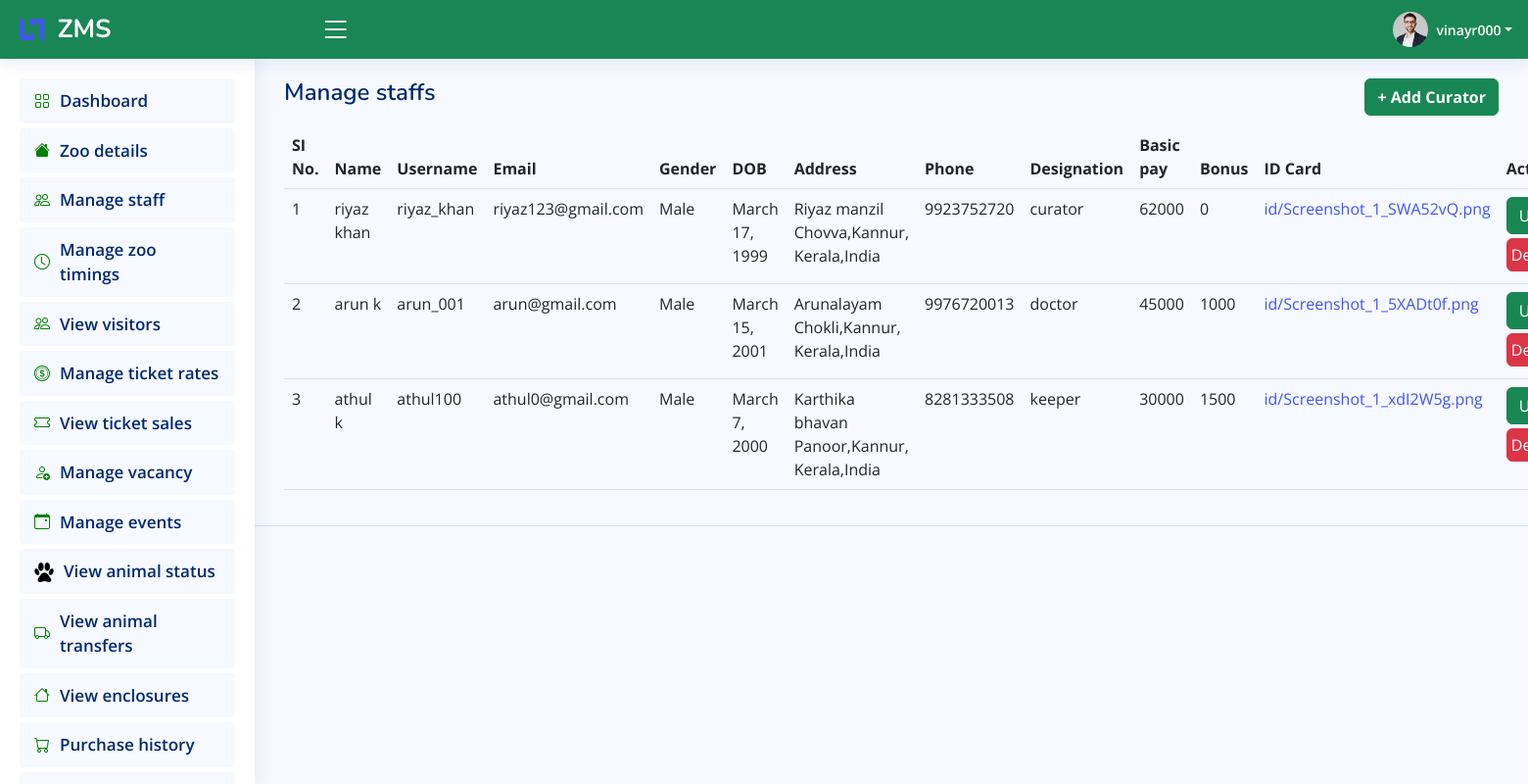
The app's page /director/manage_staff/ (signed in), older data.
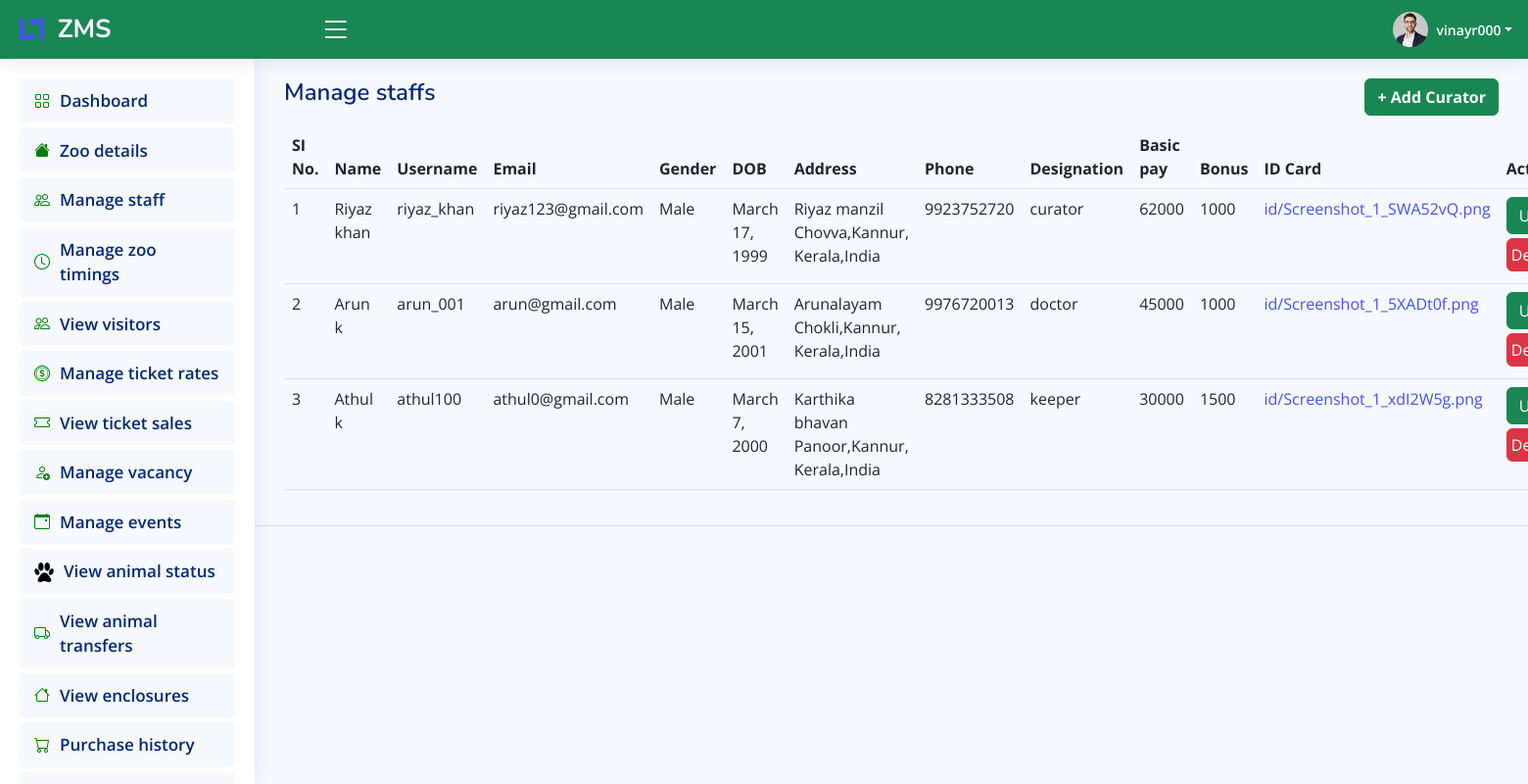
The same page, newer data.
### accounts/models.py (models this page shows)
class Users(AbstractUser):
    gen_choice = (('m','male'),('f','female'))
    con_choice = (('Afghanistan', 'Afghanistan'),('Albania', 'Albania'),('Algeria', 'Algeria'),('Andorra', 'Andorra'),('Angola', 'Angola'),('Antigua and Barbuda', 'Antigua and Barbuda'),('Argentina', 'Argentina'),('Armenia', 'Armenia'),('Australia', 'Australia'),('Austria', 'Austria'),('Azerbaijan', 'Azerbaijan'),('Bahamas', 'Bahamas'),('Bahrain', 'Bahrain'),('Bangladesh', 'Bangladesh'),('Barbados', 'Barbados'),('Belarus', 'Belarus'),('Belgium', 'Belgium'),('Belize', 'Belize'),('Benin', 'Benin'),('Bhutan', 'Bhutan'),('Bolivia', 'Bolivia'),('Bosnia and Herzegovina', 'Bosnia and Herzegovina'),('Botswana', 'Botswana'),('Brazil', 'Brazil'),
        ('Brunei', 'Brunei'),('Bulgaria', 'Bulgaria'),('Burkina Faso', 'Burkina Faso'),('Burundi', 'Burundi'),('Cabo Verde', 'Cabo Verde'),('Cambodia', 'Cambodia'),('Cameroon', 'Cameroon'),('Canada', 'Canada'),('Central African Republic', 'Central African Republic'),('Chad', 'Chad'),('Chile', 'Chile'),('China', 'China'),('Colombia', 'Colombia'),('Comoros', 'Comoros'),('Congo', 'Congo'),('Costa Rica', 'Costa Rica'),('Croatia', 'Croatia'),('Cuba', 'Cuba'),('Cyprus', 'Cyprus'),('Czech Republic', 'Czech Republic'),('Denmark', 'Denmark'),('Djibouti', 'Djibouti'),('Dominica', 'Dominica'),('Dominican Republic', 'Dominican Republic'),('Ecuador', 'Ecuador'),
        ('Egypt', 'Egypt'),('El Salvador', 'El Salvador'),('Equatorial Guinea', 'Equatorial Guinea'),('Eritrea', 'Eritrea'),('Estonia', 'Estonia'),('Eswatini', 'Eswatini'),('Ethiopia', 'Ethiopia'),('Fiji', 'Fiji'),('Finland', 'Finland'),('France', 'France'),('Gabon', 'Gabon'),('Gambia', 'Gambia'),('Georgia', 'Georgia'),('Germany', 'Germany'),('Ghana', 'Ghana'),('Greece', 'Greece'),('Grenada', 'Grenada'),('Guatemala', 'Guatemala'),('Guinea', 'Guinea'),('Guinea-Bissau', 'Guinea-Bissau'),('Guyana', 'Guyana'),('Haiti', 'Haiti'),('Honduras', 'Honduras'),('Hungary', 'Hungary'),('Iceland','Iceland'),("India", "India"),("Indonesia", "Indonesia"),("Iran", "Iran"),
        ("Iraq", "Iraq"),("Ireland", "Ireland"),('Israel', 'Israel'),('Italy', 'Italy'),('Jamaica', 'Jamaica'),('Japan', 'Japan'),('Jordan', 'Jordan'),('Kazakhstan', 'Kazakhstan'),('Kenya', 'Kenya'),('Kiribati', 'Kiribati'),('North Korea', 'North Korea'),('South Korea', 'South Korea'),('Kuwait', 'Kuwait'),('Kyrgyzstan', 'Kyrgyzstan'),('Laos', 'Laos'),('Latvia', 'Latvia'),('Lebanon', 'Lebanon'),('Lesotho', 'Lesotho'),('Liberia', 'Liberia'),('Libya', 'Libya'),('Liechtenstein', 'Liechtenstein'),('Lithuania', 'Lithuania'),('Luxembourg', 'Luxembourg'),('Madagascar', 'Madagascar'),('Malawi', 'Malawi'),('Malaysia', 'Malaysia'),('Maldives', 'Maldives'),('Mali', 'Mali'),
        ('Malta', 'Malta'),('Marshall Islands', 'Marshall Islands'),('Mauritania', 'Mauritania'),('Mauritius', 'Mauritius'),('Mexico', 'Mexico'),('Micronesia', 'Micronesia'),('Moldova', 'Moldova'),('Monaco', 'Monaco'),('Mongolia', 'Mongolia'),('Montenegro', 'Montenegro'),('Morocco', 'Morocco'),('Mozambique', 'Mozambique'),('Myanmar', 'Myanmar'),('Namibia', 'Namibia'),('Nauru', 'Nauru'),('Nepal', 'Nepal'),('Netherlands', 'Netherlands'),('New Zealand', 'New Zealand'),('Nicaragua', 'Nicaragua'),('Niger', 'Niger'),('Nigeria', 'Nigeria'),('North Macedonia', 'North Macedonia'),('Norway', 'Norway'),('Oman', 'Oman'),('Pakistan', 'Pakistan'),('Palau', 'Palau'),('Panama', 'Panama'),
        ('Papua New Guinea', 'Papua New Guinea'),('Paraguay', 'Paraguay'),('Peru', 'Peru'),('Philippines', 'Philippines'),('Poland', 'Poland'),('Portugal', 'Portugal'),('Qatar', 'Qatar'),('Romania', 'Romania'),('Russia', 'Russia'),('Rwanda', 'Rwanda'),('Saint Kitts and Nevis', 'Saint Kitts and Nevis'),('Saint Lucia', 'Saint Lucia'),('Saint Vincent and the Grenadines', 'Saint Vincent and the Grenadines'),('Samoa', 'Samoa'),('San Marino', 'San Marino'), ('Sao Tome and Principe','Sao Tome and Principe'), ('Saudi Arabia','Saudi Arabia'), ('Senegal','Senegal'), ('Serbia','Serbia'), ('Seychelles','Seychelles'), ('Sierra Leone','Sierra Leone'),('Singapore','Singapore'), ('Slovakia','Slovakia'),
        ('Slovenia','Slovenia'), ('Solomon Islands','Solomon Islands'), ('Somalia','Somalia'), ('South Africa','South Africa'), ('South Sudan','South Sudan'), ('Spain','Spain'), ('Sri Lanka','Sri Lanka'), ('Sudan','Sudan'), ('Suriname','Suriname'), ('Sweden','Sweden'), ('Switzerland','Switzerland'), ('Syria','Syria'), ('Taiwan','Taiwan'), ('Tajikistan','Tajikistan'), ('Tanzania','Tanzania'), ('Thailand','Thailand'), ('Timor-Leste','Timor-Leste'), ('Togo','Togo'), ('Tonga','Tonga'), ('Trinidad and Tobago','Trinidad and Tobago'), ('Tunisia','Tunisia'), ('Turkey','Turkey'), ('Turkmenistan','Turkmenistan'), ('Tuvalu','Tuvalu'), ('Uganda','Uganda'), ('Ukraine','Ukraine'),
        ('United Arab Emirates','United Arab Emirates'), ('United Kingdom','United Kingdom'), ('United States','United States'), ('Uruguay','Uruguay'), ('Uzbekistan','Uzbekistan'), ('Vanuatu','Vanuatu'), ('Vatican City','Vatican City'), ('Venezuela','Venezuela'), ('Vietnam','Vietnam'), ('Yemen','Yemen'), ('Zambia','Zambia'), ('Zimbabwe','Zimbabwe')
    )
    gender = models.CharField(max_length=1,choices=gen_choice)
    dob = models.DateField(null=True,blank=True)
    country = models.CharField(max_length=32,choices=con_choice)
    state = models.CharField(max_length=30)
    city = models.CharField(max_length=20)
    street = models.CharField(max_length=20)
    pincode = models.IntegerField(null=True,blank=True)
    house_name = models.CharField(max_length=50)
    phone = models.BigIntegerField(default=0)
    usertype = models.CharField(max_length=15)
    profile = models.ImageField(upload_to="DP",max_length=300,verbose_name="profile photo",default="null",validators=[validate_image_file_extension])
    id_card = models.FileField(upload_to="id",max_length=300,validators=[FileExtensionValidator(['pdf'])])
    def __str__(self):
        return self.username

class Staffs(models.Model):
    desig = models.CharField(max_length=20,verbose_name="Designation")
    salary = models.BigIntegerField(verbose_name='Basic pay')
    bonus = models.IntegerField(default=0)
    user = models.ForeignKey(to=Users,on_delete=models.CASCADE)

### Director/views.py (the view)
# urls.py: path('manage_staff/',staffList,name="director_manage_staff"),
@login_required()
def staffList(request):
    staffObj = Staffs.objects.exclude(desig = 'director')
    return render(request,'view staffs.html',{'staffs':staffObj})

### Director/templates/view staffs.html (shortened to what this page needs)
{% extends 'shared/directorpanel.html' %}
{% block pagetitle %}
<div class="d-flex justify-content-between">
    <h1>Manage staffs</h1>
    <a href="{% url 'director_add_curator' %}" class="btn btn-success text-white" style="width:max-content;"> <b>+ Add Curator</b> </a>
</div>
{% endblock pagetitle %}
{% block display %}
    <div class="row">
        <div class="col-sm-12">
            <table class="table table-stripped datatable" style="height: inherit;">
                <thead>
                    <tr>
                        <th>SI No.</th>
                        <th>Name</th>
                        <th>Username</th>
                        <th>Email</th>
                        <th>Gender</th>
                        <th>DOB</th>
                        <th>Address</th>
                        <th>Phone</th>
                        <th>Designation</th>
                        <th>Basic pay</th>
                        <th>Bonus</th>
                        <th>ID Card</th>
                        <th>Action</th>
                    </tr>
                </thead>
                {% for staff in staffs %}
                <tr>
                    <td>{{forloop.counter}}</td>
                    <td>{{staff.user.first_name}} {{staff.user.last_name}}</td>
                    <td>{{staff.user.username}}</td>
                    <td>{{staff.user.email}}</td>
                    {% if staff.user.gender == 'm' %}
                    <td>Male</td>
                    {% else %}
                    <td>Female</td>
                    {% endif %}
                    <td>{{staff.user.dob}}</td>
                    <td>{{staff.user.house_name}} <br> {{staff.user.street}},{{staff.user.city}},<br>{{staff.user.state}},{{staff.user.country}}</td>
                    <td>{{staff.user.phone}}</td>
                    <td>{{staff.desig}}</td>
                    <td>{{staff.salary}}</td>
                    <td>{{staff.bonus}}</td>
                    <td><a href="{{staff.user.id_card.url}}">{{staff.user.id_card}}</a></td>
                    <td><a href="{% url 'director_update_staff' staff.user.id %}" class="btn btn-success text-white">
                        Update
                        </a>
                    {% if staff.user.is_active == 1 %}
                    <a href="{% url 'director_change_staffstatus' staff.user.id %}" onclick="return confirm('Are you sure?')" class="btn btn-danger text-white activate p-1 my-1" style="padding-top: 0;">
                        Deactivate
                    </a>
                    {% else %}
                    <a href="{% url 'director_change_staffstatus' staff.user.id %}" onclick="return confirm('Are you sure?')" class="btn btn-success text-white activate p-1 my-1" style="padding-top: 0;">
                        Activate
                    </a>
                    {% endif %}
                    </td>
                </tr>
                {% endfor %}
            </table>
        </div>
    </div>
{% endblock display %}

### Director/templates/shared/directorpanel.html (shortened to what this page needs)
<!DOCTYPE html>
<html lang="en">
{% load static %}
<head>
  <link href="{% static 'assets/vendor/bootstrap/css/bootstrap.min.css' %}" rel="stylesheet">
  <link href="{% static 'assets/vendor/bootstrap-icons/bootstrap-icons.css' %}" rel="stylesheet">
  <link href="{% static 'assets/vendor/boxicons/css/boxicons.min.css' %}" rel="stylesheet">
  <link href="{% static 'assets/vendor/quill/quill.snow.css' %}" rel="stylesheet">
  <link href="{% static 'assets/vendor/quill/quill.bubble.css' %}" rel="stylesheet">
  <link href="{% static 'assets/vendor/remixicon/remixicon.css' %}" rel="stylesheet">
  <link href="{% static 'assets/vendor/simple-datatables/style.css' %}" rel="stylesheet">
  <link href="{% static 'assets/css/buttons.dataTables.min.css' %}" rel="stylesheet">
  <link href="{% static 'assets/css/jquery.dataTables.min.css' %}" rel="stylesheet">
  <link href="{% static 'assets/css/style.css' %}" rel="stylesheet">
</head>
<body>
  <header id="header" class="header bg-success fixed-top d-flex align-items-center">
    <div class="d-flex align-items-center justify-content-between" style="width:22%">
      <a href="index.html" class="logo d-flex align-items-center">
        <img src="{% static 'assets/img/logo.png' %}" alt="">&nbsp;&nbsp;
        <span class="d-none d-lg-block text-white">ZMS</span>
      </a>
      <i class="bi bi-list toggle-sidebar-btn text-white"></i>
    </div>
    <nav class="header-nav ms-auto">
      <ul class="d-flex align-items-center">
        <li class="nav-item dropdown pe-3">
          <a class="nav-link nav-profile d-flex align-items-center pe-0" href="#" data-bs-toggle="dropdown">
            <img src="{% static 'assets/img/profile-img.jpg' %}" alt="Profile" class="rounded-circle">
            <span class="d-none d-md-block dropdown-toggle ps-2 text-white">{{user}}</span>
          </a>
        </li>
      </ul>
    </nav>
  </header>
  <aside id="sidebar" class="sidebar">
    <ul class="sidebar-nav" id="sidebar-nav">
      <li class="nav-item">
        <a class="nav-link " href="{% url 'director_home' %}">
          <i class="bi bi-grid"></i>
          <span>Dashboard</span>
        </a>
      </li>
      <li class="nav-item">
        <a class="nav-link " href="{% url 'director_view_zoo_details' %}">
            <i class="bi bi-house-fill"></i>
            <span>Zoo details</span>
        </a>
      </li>
      <li class="nav-item">
        <a class="nav-link " href="{% url 'director_manage_staff' %}">
            <i class="bi bi-people"></i>
            <span>Manage staff</span>
        </a>
      </li>
      <li class="nav-item">
        <a class="nav-link " href="{% url 'director_manage_zoo_time' %}">
            <i class="bi bi-clock"></i>
            <span>Manage zoo timings</span>
        </a>
      </li>
      <li class="nav-item">
        <a class="nav-link " href="{% url 'director_view_visitors' %}">
            <i class="bi bi-people"></i>
            <span>View visitors</span>
        </a>
      </li>
      <li class="nav-item">
        <a class="nav-link " href="{% url 'director_manage_ticket_rate' %}">
            <i class="bi bi-coin"></i>
            <span>Manage ticket rates</span>
        </a>
      </li>
      <li class="nav-item">
        <a class="nav-link " href="{% url 'director_view_ticket_sales' %}">
            <i class="bi bi-ticket"></i>
            <span>View ticket sales</span>
        </a>
      </li>
      <li class="nav-item">
        <a class="nav-link " href="{% url 'director_manage_vacancy' %}">
            <i class="bi bi-person-add"></i>
            <span>Manage vacancy</span>
        </a>
      </li>
      <li class="nav-item">
        <a class="nav-link " href="{% url 'director_manage_events' %}">
            <i class="bi-calendar-event"></i>
            <span>Manage events</span>
        </a>
      </li>
      <li class="nav-item">
        <a class="nav-link " href="{% url 'director_view_animals' %}">
            <i>
            </i>
            <span>View animal status</span>
        </a>
      </li>
      <li class="nav-item">
        <a class="nav-link " href="{% url 'director_view_transfer_details' %}">
            <i class="bi bi-truck"></i>
            <span>View animal transfers</span>
        </a>
      </li>
      <li class="nav-item">
        <a class="nav-link " href="{% url 'director_view_enclosures' %}">
            <i class="bi bi-house"></i>
            <span>View enclosures</span>
        </a>
      </li>
      <li class="nav-item">
        <a class="nav-link " href="{% url 'director_view_purchase_history' %}">
            <i class="bi bi-cart"></i>
            <span>Purchase history</span>
        </a>
      </li>
      <li class="nav-item">
        <a class="nav-link " href="{% url 'director_manage_sponsers' %}">
        </a>
      </li>
    </ul>
  </aside>
  <main id="main" class="main">
    <div class="pagetitle">
        {% block pagetitle %}{% endblock pagetitle %}
    </div>
    <section class="section dashboard">
      <div class="row">
        {% block display %}
        {% endblock display %}
      </div>
    </section>
  </main>
  <footer id="footer" class="footer">
  </footer>
</body>
</html>

### static/assets/css/style.css (style rules this page uses)
:root { scroll-behavior: smooth; }
body { font-family: "Open Sans", sans-serif; background: #f6f9ff; color: #444444; }
a { color: #4154f1; text-decoration: none; }
h1, h2, h3, h4, h5, h6 { font-family: "Nunito", sans-serif; }
#main { margin-top: 60px; padding: 20px 30px; transition: all 0.3s; }
.pagetitle { margin-bottom: 10px; }
.pagetitle h1 { font-size: 24px; margin-bottom: 0; font-weight: 600; color: #012970; }
.logo { line-height: 1; }
@media (min-width: 1200px) { .logo { width: 280px; } }
.logo img { max-height: 26px; margin-right: 6px; }
.logo span { font-size: 26px; font-weight: 700; color: #012970; font-family: "Nunito", sans-serif; }
.header { transition: all 0.5s; z-index: 997; height: 60px; box-shadow: 0px 2px 20px rgba(1, 41, 112, 0.1); background-color: #fff; padding-left: 20px; }
.header .toggle-sidebar-btn { font-size: 32px; padding-left: 10px; cursor: pointer; color: #012970; }
.header-nav ul { list-style: none; }
.header-nav>ul { margin: 0; padding: 0; }
.header-nav .nav-profile { color: #012970; }
.header-nav .nav-profile img { max-height: 36px; }
.header-nav .nav-profile span { font-size: 14px; font-weight: 600; }
.sidebar { position: fixed; top: 60px; left: 0; bottom: 0; width: 260px; z-index: 996; transition: all 0.3s; padding: 20px; overflow-y: auto; scrollbar-width: thin; scrollbar-color: #aab7cf transparent; box-shadow: 0px 0px 20px rgba(1, 41, 112, 0.1); background-color: #fff; }
@media (min-width: 1200px) { #main, #footer { margin-left: 260px; } }
.sidebar-nav { padding: 0; margin: 0; list-style: none; }
.sidebar-nav li { padding: 0; margin: 0; list-style: none; }
.sidebar-nav .nav-item { margin-bottom: 5px; }
.sidebar-nav .nav-link { display: flex; align-items: center; font-size: 17px; font-weight: 600; color: #012970; transition: 0.3; background: #f6f9ff; padding: 10px 15px; border-radius: 4px; }
.sidebar-nav .nav-link i { font-size: 16px; margin-right: 10px; color: green; }
.footer { padding: 20px 0; font-size: 14px; transition: all 0.3s; border-top: 1px solid #cddfff; }

Row changes from the older to the newer data that the page shows:
changed Staffs "curator": user.first_name "riyaz" → "Riyaz"; bonus "0" → "1000"
changed through a linked row, Staffs "doctor": user.first_name "arun" → "Arun"
changed through a linked row, Staffs "keeper": user.first_name "athul" → "Athul"
